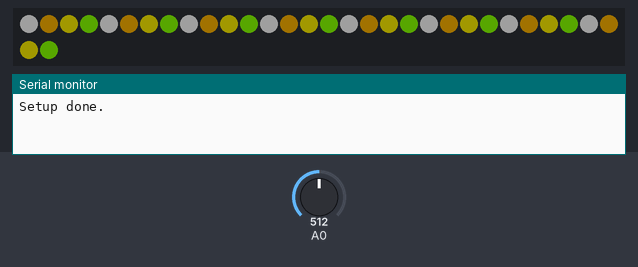
The sketch below on a simulated Arduino Uno, built with avr-gcc and run on an emulated ATmega328P. Parts: 32 RGB LEDs in strip order, left to right, continuing on the next row, the last lines printed to the serial monitor. Inputs (shaded band) come from the test bench; at power-on: A0 = 512. Dim RGB values are drawn brighter than linear; random numbers use the default seed unless the sketch sets one.

Above: at 3.2 s.
3.3 s: A0 set to 716
At 8.15 s:
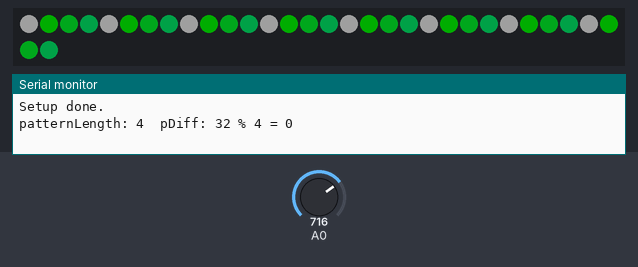
13.0 s: A0 set to 900
At 15.2 s:
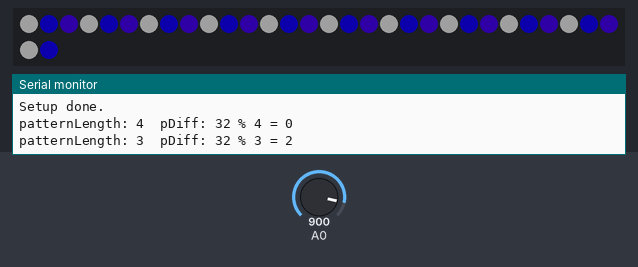
22.7 s: A0 set to 1023
At 29.15 s:
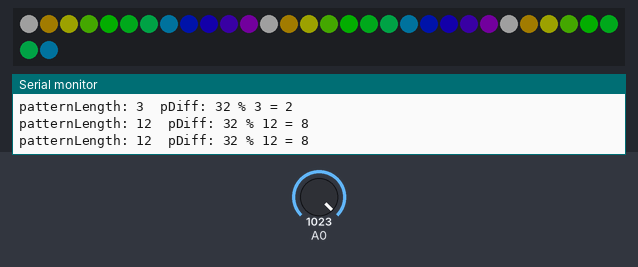
32.4 s: A0 set to 306
At 36.15 s:
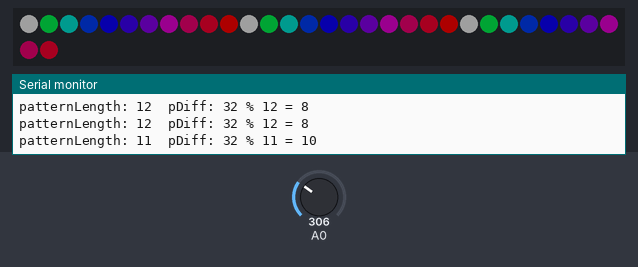
42.1 s: A0 set to 122
At 44.4 s:
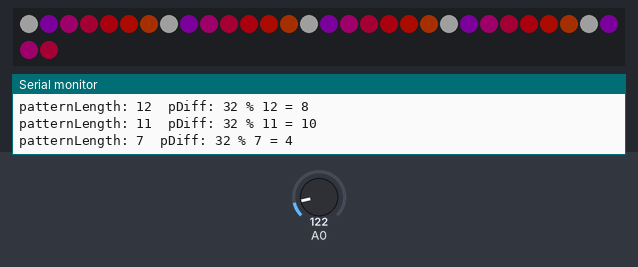
51.8 s: A0 set to 0
At 57.15 s:
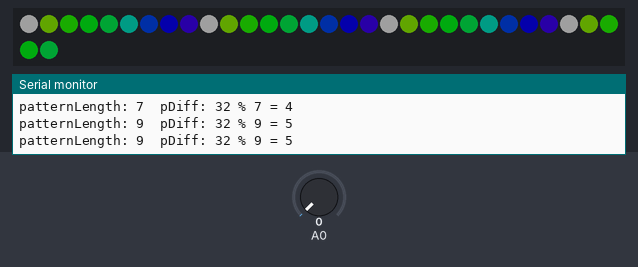

The sketch:

memmove8_pattern_copy.ino
```cpp
//***************************************************************
// Example of using memmove8 to copy/repeat pixel data down strip.
//
// Random pattern lengths are picks and then then the first n pixels
// are filled with color data.  The pattern is then copied/repeated
// down the length of the strip using memmove8.  If the pattern
// length doesn't divide into NUM_LEDS as a whole number then the
// last few pixels are copied separately.
//
// The snytax for memmove8 is:
// memmove8( &destination[start position], &source[start position], size of pixel data )
//
// The above is written as "size of pixel data" instead of "number
// of pixels" because in this case it would be the number of
// pixels x 3.  Three because our current CRGB has data for three
// color channels: RGB.
// In code we can write that as:  pixels * sizeof(CRGB).
//
// *NOTE*:
//   When coping the pixel data you need to be careful about not
//   going past the end of the strip, otherwise bad things can
//   happen in memory.  If pixel data is copied to pixels that
//   don't exist (ie greater then leds[NUM_LEDS-1]) then the
//   controller can have weird memory issues or freeze.
//
// Marc Miller, April 2020
//***************************************************************


#include "FastLED.h"
#define LED_TYPE LPD8806
#define DATA_PIN 11
#define CLOCK_PIN 13
#define COLOR_ORDER GRB
#define BRIGHTNESS 50
#define NUM_LEDS 32

CRGB leds[NUM_LEDS];
uint8_t patternLength = 4;  // starting pattern length
uint8_t pRepeat = NUM_LEDS / patternLength;
uint8_t pDiff = NUM_LEDS % patternLength;


//---------------------------------------------------------------
void setup() {
  Serial.begin(115200);  // Allows serial monitor output (check baud rate)
  delay(2000);  // Startup delay
  FastLED.addLeds<LED_TYPE, DATA_PIN, CLOCK_PIN, COLOR_ORDER>(leds, NUM_LEDS);
  FastLED.setBrightness(BRIGHTNESS);
  FastLED.clear();
  FastLED.show();
  Serial.println("Setup done.  \n");
}

//---------------------------------------------------------------
void loop() {

  repeatingPattern();
  FastLED.show();

}//end_main_loop


//---------------------------------------------------------------
void repeatingPattern() {
  // Every so often pick a new random pattern length
  EVERY_N_SECONDS(7) {
    random16_add_entropy(random16() + analogRead(A0));
    patternLength = random8(3,13);
    pRepeat = NUM_LEDS / patternLength;
    pDiff = NUM_LEDS % patternLength;
    Serial.print("patternLength: "); Serial.print(patternLength);
    Serial.print("\tpDiff: "); Serial.print(NUM_LEDS); Serial.print(" % "); Serial.print(patternLength);
    Serial.print(" = "); Serial.println(pDiff);
  }

  // Set first n pixels with the pattern to repeat
  fill_rainbow( leds, patternLength, millis()/100, 15 );

  // Set first pixel in pattern to white to easily see where pattern
  // restarts/repeats.  Visually helps debug/confirm that's happening.
  leds[0] = CHSV(0,0,200);

  // Copy pixel data from first n pixels to rest of strip using memmove8
  // Syntax for memmove8:
  //   memmove8( &destination[start position], &source[start position], size of pixel data )
  for (uint8_t i=0; i < pRepeat; i++) {
    memmove8( &leds[i*patternLength], &leds[0], (patternLength)*sizeof(CRGB) );
  }

  // Copy remainder pixels at end of strip if needed
  if (pDiff != 0) {
    memmove8( &leds[NUM_LEDS - pDiff], &leds[0], (pDiff)*sizeof(CRGB) );
  }

}//end_CopyPixels

//---------------------------------------------------------------
```
